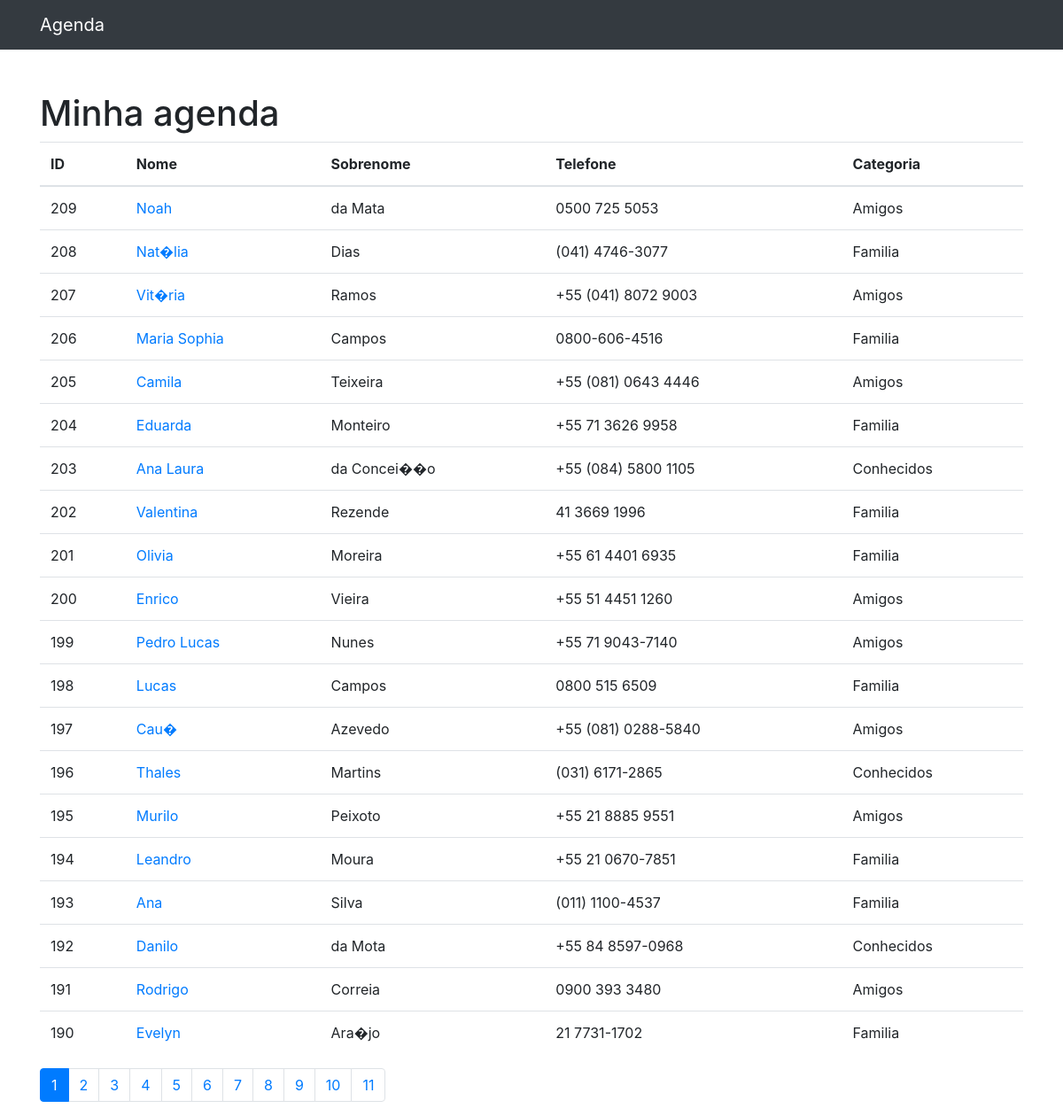
Before: / with the older database file.
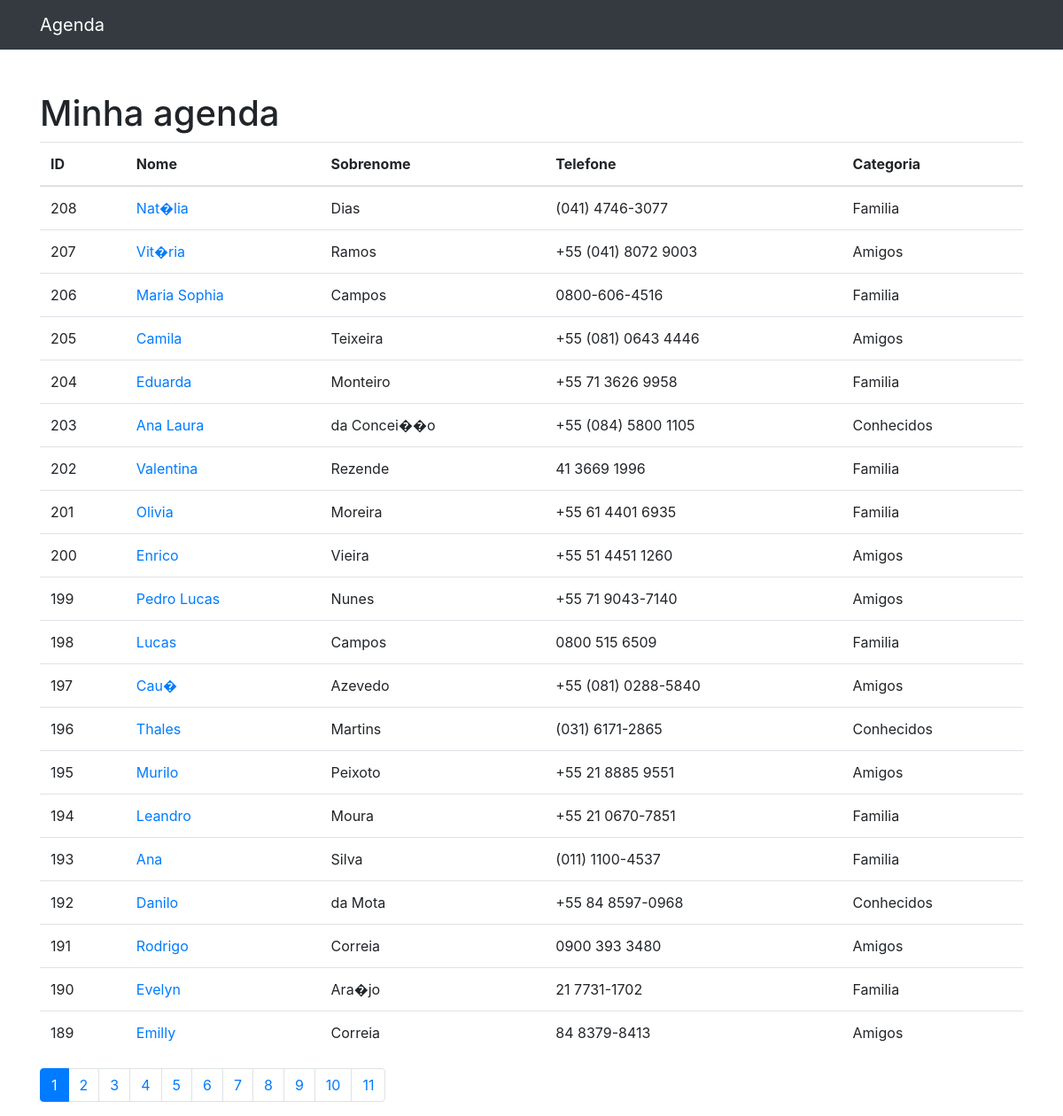
After: the same page with the newer database file.
### contatos/models.py (models this page shows, shortened)
class Contato(models.Model):
    nome = models.CharField(max_length=255)
    sobrenome = models.CharField(max_length=255, blank=True)
    telefone = models.CharField(max_length=255)
    email = models.CharField(max_length=255, blank=True)
    data_criacao = models.DateTimeField(default=timezone.now)
    descricao = models.TextField(blank=True)
    categoria = models.ForeignKey(Categoria, on_delete=models.DO_NOTHING)
    mostrar = models.BooleanField(default=True)

class Categoria(models.Model):
    nome = models.CharField(max_length=255)
    def __str__(self) -> str:
        return self.nome

### contatos/views.py (the view)
# urls.py: path('', views.index, name='index'),
def index(request):
    contatos = Contato.objects.order_by('-id').filter(
        mostrar=True
    )
    paginator = Paginator(contatos, 20)
    page = request.GET.get('p')
    contatos = paginator.get_page(page)
    return render(request, 'contatos/index.html', {
        'contatos': contatos
    })

### contatos/templates/contatos/index.html
{% extends 'base.html' %}
{% block 'conteudo' %}
<h1 class="mt-5">Minha agenda</h1>
<table class="table">
  <thead>
    <tr>
      <th>ID</th>
      <th>Nome</th>
      <th>Sobrenome</th>
      <th>Telefone</th>
      <th>Categoria</th>
    </tr>
  </thead>
  <tbody>
    {% for contato in contatos %}
      <tr>
        <td>
          {{ contato.id }}
        </td>
        <td>
          <a href="{% url 'ver_contato' contato.id %}">{{contato.nome}}</a>
        </td>
        <td>{{contato.sobrenome}}</td>
        <td>{{contato.telefone}}</td>
        <td>{{contato.categoria}}</td>
      </tr>
    {% endfor %}
  </tbody>
</table>
<nav aria-label="Page navigation example">
  <ul class="pagination">
    {% for pagina in contatos.paginator.page_range %}
      {% if contatos.number == pagina %}
    <li class="page-item active"><a class="page-link" href="?p={{ pagina }}">{{ pagina }}</a></li
      >
    {% else %}
    <li class="page-item"><a class="page-link" href="?p={{ pagina }}">{{ pagina }}</a></li>
    {% endif %}
    {% endfor %}
  </ul>
</nav>
{% endblock 'conteudo' %}

Changed rows visible on the page:
no longer on this page (row edited): Contato: id "209", nome "Noah", sobrenome "da Mata", telefone "0500 725 5053", categoria "Amigos"
now on this page (row unchanged): Contato: id "189", nome "Emilly", sobrenome "Correia", telefone "84 8379-8413", categoria "Amigos"
